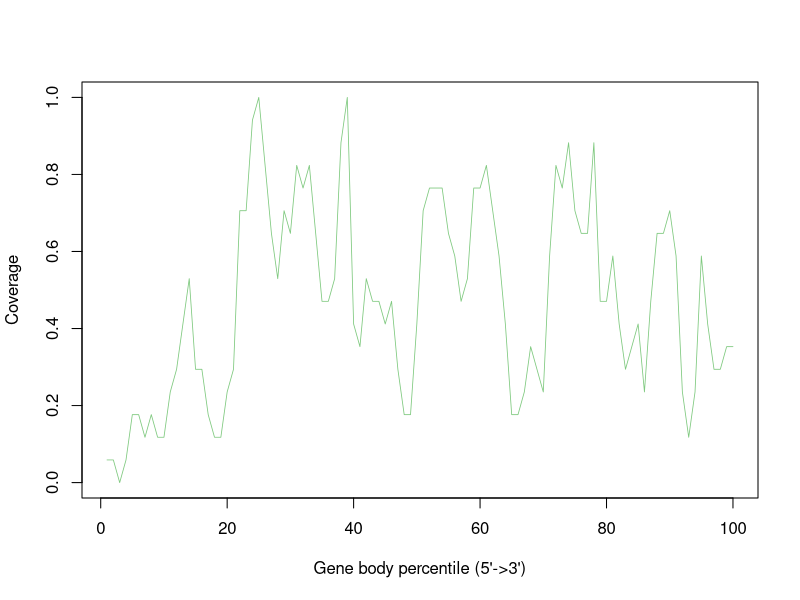

Reproduce this figure in R.
GSM4486038_Aligned.sortedByCoord_sorted.out <- c(0.058823529411764705,0.058823529411764705,0.0,0.058823529411764705,0.17647058823529413,0.17647058823529413,0.11764705882352941,0.17647058823529413,0.11764705882352941,0.11764705882352941,0.23529411764705882,0.29411764705882354,0.4117647058823529,0.5294117647058824,0.29411764705882354,0.29411764705882354,0.17647058823529413,0.11764705882352941,0.11764705882352941,0.23529411764705882,0.29411764705882354,0.7058823529411765,0.7058823529411765,0.9411764705882353,1.0,0.8235294117647058,0.6470588235294118,0.5294117647058824,0.7058823529411765,0.6470588235294118,0.8235294117647058,0.7647058823529411,0.8235294117647058,0.6470588235294118,0.47058823529411764,0.47058823529411764,0.5294117647058824,0.8823529411764706,1.0,0.4117647058823529,0.35294117647058826,0.5294117647058824,0.47058823529411764,0.47058823529411764,0.4117647058823529,0.47058823529411764,0.29411764705882354,0.17647058823529413,0.17647058823529413,0.4117647058823529,0.7058823529411765,0.7647058823529411,0.7647058823529411,0.7647058823529411,0.6470588235294118,0.5882352941176471,0.47058823529411764,0.5294117647058824,0.7647058823529411,0.7647058823529411,0.8235294117647058,0.7058823529411765,0.5882352941176471,0.4117647058823529,0.17647058823529413,0.17647058823529413,0.23529411764705882,0.35294117647058826,0.29411764705882354,0.23529411764705882,0.5882352941176471,0.8235294117647058,0.7647058823529411,0.8823529411764706,0.7058823529411765,0.6470588235294118,0.6470588235294118,0.8823529411764706,0.47058823529411764,0.47058823529411764,0.5882352941176471,0.4117647058823529,0.29411764705882354,0.35294117647058826,0.4117647058823529,0.23529411764705882,0.47058823529411764,0.6470588235294118,0.6470588235294118,0.7058823529411765,0.5882352941176471,0.23529411764705882,0.11764705882352941,0.23529411764705882,0.5882352941176471,0.4117647058823529,0.29411764705882354,0.29411764705882354,0.35294117647058826,0.35294117647058826)


pdf("GSM4486038.geneBodyCoverage.curves.pdf")
x=1:100
icolor = colorRampPalette(c("#7fc97f","#beaed4","#fdc086","#ffff99","#386cb0","#f0027f"))(1)
plot(x,GSM4486038_Aligned.sortedByCoord_sorted.out,type='l',xlab="Gene body percentile (5'->3')", ylab="Coverage",lwd=0.8,col=icolor[1])
dev.off()
